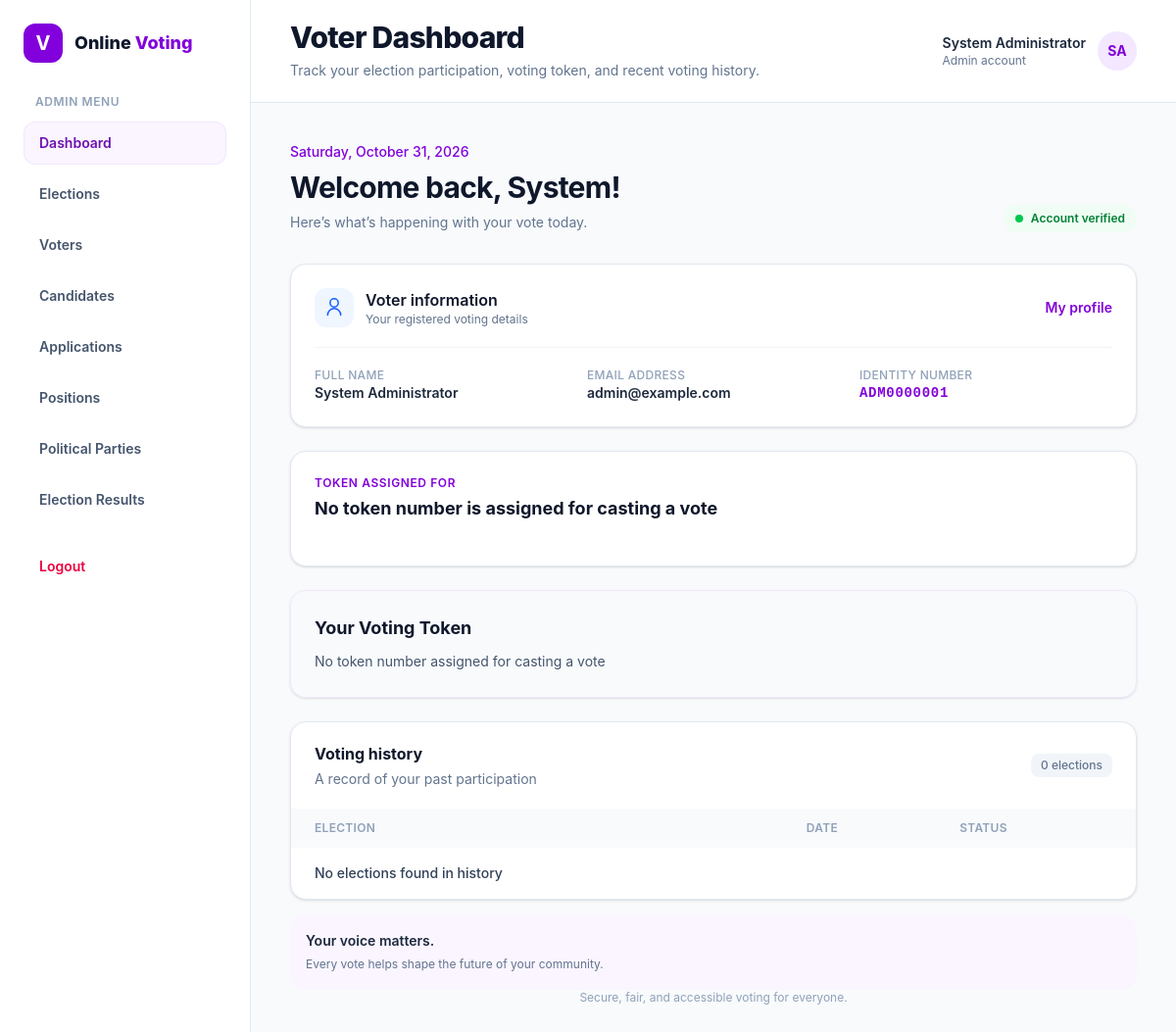
Screenshot of /views/voter/dashboard.php (signed in) with the database file from the repository.
### tables this page shows
CREATE TABLE users (
    id INT AUTO_INCREMENT PRIMARY KEY,
    name VARCHAR(50) NOT NULL,
    email VARCHAR(100) NOT NULL UNIQUE,
    identity_type VARCHAR(20) NOT NULL,
    identity_number VARCHAR(20) NOT NULL UNIQUE,
    dob DATE NOT NULL,
    gender ENUM('male', 'female', 'other') NOT NULL,
    role ENUM('voter', 'candidate', 'admin') NOT NULL DEFAULT 'voter',
    status tinyint NOT NULL DEFAULT 1,
    password VARCHAR(255) NOT NULL,
    profile_picture VARCHAR(255) DEFAULT NULL,
    created_at TIMESTAMP DEFAULT CURRENT_TIMESTAMP,
    updated_at TIMESTAMP DEFAULT CURRENT_TIMESTAMP ON UPDATE CURRENT_TIMESTAMP
);

### views/voter/dashboard.php (the view, shortened to what this page needs)
<?php
require_once APP_ROOT . '/app/config/database.php';
$stmt = $pdo->prepare("SELECT * FROM users WHERE id=?");
$stmt->execute([$_SESSION['user_id']]);
$user = $stmt->fetch(PDO::FETCH_ASSOC);
$username = explode(' ', $user['name'], 2);
$firstname = $username[0];
$lastname = $username[1];
$username = ucfirst($firstname) . ' ' . ucfirst($lastname);
$stmt = $pdo->prepare("SELECT voters.token AS token_number,
                    voters.has_voted AS token_status,
                    elections.title AS election,
                    elections.start_date AS election_start_date,
                    elections.end_date AS election_end_date,
                    elections.status AS election_status
                    FROM voters
                    INNER JOIN elections ON voters.election_id=elections.id
                    WHERE user_id=?
                    ");
$stmt->execute([$_SESSION['user_id']]);
$voter_data = $stmt->fetch(PDO::FETCH_ASSOC);
$stmt = $pdo->prepare("SELECT
                voters.has_voted AS token_status,
                elections.title AS election
                FROM voters
                INNER JOIN elections
                    ON voters.election_id = elections.id
                WHERE voters.user_id = ?
                AND elections.status = 'completed'
                ORDER BY elections.end_date DESC
                ");
$stmt->execute([$_SESSION['user_id']]);
$votingHistory = $stmt->fetchAll(PDO::FETCH_ASSOC);
?>
<!DOCTYPE html>
<html lang="en">
<head>
    <link rel="stylesheet" href="../../public/css/app.css">
</head>
<body class="min-h-screen bg-slate-50 text-slate-800 antialiased">
    <div class="flex min-h-screen flex-col md:flex-row">
        <div class="min-w-0 flex-1">
            <main id="dashboard" class="mx-auto max-w-7xl px-5 py-8 sm:px-8 sm:py-10 lg:px-10">
                <section class="mb-8 flex flex-col justify-between gap-4 sm:flex-row sm:items-end">
                    <div>
                        <p class="mb-2 text-sm font-medium text-purple-700"><?= date('l, F d, Y') ?></p>
                        <h2 class="text-2xl font-bold tracking-tight text-slate-900 sm:text-3xl">Welcome back, <?= ucfirst($firstname) ?>!</h2>
                        <p class="mt-2 text-sm text-slate-500 sm:text-base">Here’s what’s happening with your vote today.</p>
                    </div>
                    <span class="inline-flex w-fit items-center gap-2 rounded-full bg-green-50 px-3 py-1.5 text-xs font-semibold text-green-700">
                        <span class="h-2 w-2 rounded-full bg-green-500"></span>
                        Account verified
                    </span>
                </section>
                <section id="profile" aria-labelledby="voter-info-title" class="mb-6 rounded-2xl border border-slate-200 bg-white p-5 shadow-sm sm:p-6">
                    <div class="mb-5 flex items-center justify-between gap-4">
                        <div class="flex items-center gap-3">
                            <span class="flex h-10 w-10 items-center justify-center rounded-xl bg-blue-50 text-blue-600">
                                <svg class="h-5 w-5" viewBox="0 0 24 24" fill="none" stroke="currentColor" stroke-width="1.8" aria-hidden="true">
                                    <path stroke-linecap="round" stroke-linejoin="round" d="M20 21a8 8 0 0 0-16 0m8-10a5 5 0 1 0 0-10 5 5 0 0 0 0 10Z" />
                                </svg>
                            </span>
                            <div>
                                <h2 id="voter-info-title" class="font-semibold text-slate-900">Voter information</h2>
                                <p class="text-xs text-slate-500">Your registered voting details</p>
                            </div>
                        </div>
                        <a href="#profile" class="text-sm font-semibold text-purple-700 transition hover:text-purple-900">My profile</a>
                    </div>
                    <div class="grid gap-5 border-t border-slate-100 pt-5 sm:grid-cols-3 sm:gap-4">
                        <div>
                            <p class="text-xs font-medium uppercase tracking-wide text-slate-400">Full name</p>
                            <p class="mt-1.5 text-sm font-semibold text-slate-800"><?= $username ?></p>
                        </div>
                        <div>
                            <p class="text-xs font-medium uppercase tracking-wide text-slate-400">Email address</p>
                            <p class="mt-1.5 break-all text-sm font-semibold text-slate-800"><?= $user['email'] ?></p>
                        </div>
                        <div>
                            <p class="text-xs font-medium uppercase tracking-wide text-slate-400">Identity Number</p>
                            <p class="mt-1.5 font-mono text-sm font-semibold tracking-wider text-purple-700"><?= $user['identity_number'] ?></p>
                        </div>
                    </div>
                </section>
                <div class="grid gap-6 xl:grid-cols-5">
                    <section id="elections" aria-labelledby="election-title" class="rounded-2xl border border-slate-200 bg-white p-5 shadow-sm sm:p-6 xl:col-span-3">
                        <?php
                        if (empty($voter_data)) {
                            echo '
                         <div class="mb-5 flex flex-wrap items-center justify-between gap-3">
                            <div>
                                <p class="text-xs font-semibold uppercase tracking-wider text-purple-700">Token Assigned for</p>
                                <h2 id="election-title" class="mt-1 text-lg font-bold text-slate-900">No token number is assigned for casting a vote</h2>
                            </div>
                        </div>';
                        } ?>
                    </section>
                    <section aria-labelledby="token-title"
                        class="flex flex-col rounded-2xl border border-purple-100 bg-purple-50/70 p-5 shadow-sm sm:p-6 xl:col-span-2">
                        <?php
                        if (empty($voter_data)) {
                            echo ' <h2 id="token-title" class="text-lg font-bold text-slate-900">
                            Your Voting Token
                        </h2>
                        <p class="mt-2 text-sm leading-6 text-slate-600">
                            No token number assigned for casting a vote
                        </p>';
                        }
                        ?>
                    </section>
                </div>
                <section aria-labelledby="history-title" class="mt-6 overflow-hidden rounded-2xl border border-slate-200 bg-white shadow-sm">
                    <div class="flex items-center justify-between gap-4 px-5 py-5 sm:px-6">
                        <div>
                            <h2 id="history-title" class="font-bold text-slate-900">Voting history</h2>
                            <p class="mt-1 text-sm text-slate-500">A record of your past participation</p>
                        </div>
                        <span class="rounded-lg bg-slate-100 px-2.5 py-1 text-xs font-medium text-slate-500">
                            <?= count($votingHistory) ?> elections</span>
                    </div>
                    <div class="overflow-x-auto">
                        <table class="w-full min-w-[520px] text-left text-sm">
                            <thead class="bg-slate-50 text-xs uppercase tracking-wide text-slate-400">
                                <tr>
                                    <th scope="col" class="px-5 py-3 font-semibold sm:px-6">Election</th>
                                    <th scope="col" class="px-5 py-3 font-semibold">Date</th>
                                    <th scope="col" class="px-5 py-3 font-semibold sm:px-6">Status</th>
                                </tr>
                            </thead>
                            <tbody class="divide-y divide-slate-100">
                                <?php
                                if (empty($votingHistory)) {
                                    echo '<tr>
                                    <td class="px-5 py-4 font-medium text-slate-700 sm:px-6">No elections found in history</td>
                                </tr>';
                                }
                                ?>
                            </tbody>
                        </table>
                    </div>
                </section>
                <div class="mt-4 hidden rounded-2xl bg-purple-50 p-4 md:block">
                    <p class="text-sm font-semibold text-slate-800">Your voice matters.</p>
                    <p class="mt-1 text-xs leading-5 text-slate-500">Every vote helps shape the future of your community.</p>
                </div>
                <footer class="py-7 text-center text-xs text-slate-400">
                    Secure, fair, and accessible voting for everyone.
                </footer>
            </main>
        </div>
    </div>
</body>
</html>

### rows the page displays
users: name "System", name "System Administrator", email "admin@example.com", identity_number "ADM0000001"

### other values shown
$portalLabel "ADMIN"
$item['label'] "Dashboard"
$item['label'] "Elections"
$item['label'] "Voters"
$item['label'] "Candidates"
$item['label'] "Applications"
$item['label'] "Positions"
$item['label'] "Political Parties"
$item['label'] "Election Results"
$pageTitle "Voter Dashboard"
$pageDescription "Track your election participation, voting token, and recent voting history."
$headerName "System Administrator"
$headerRole "Admin"
$headerInitials "SA"
count($votingHistory) "0"
